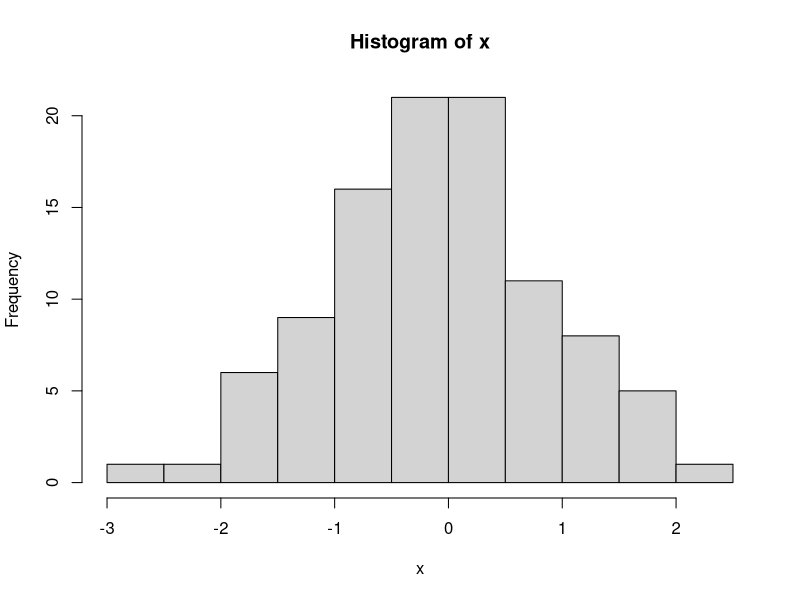
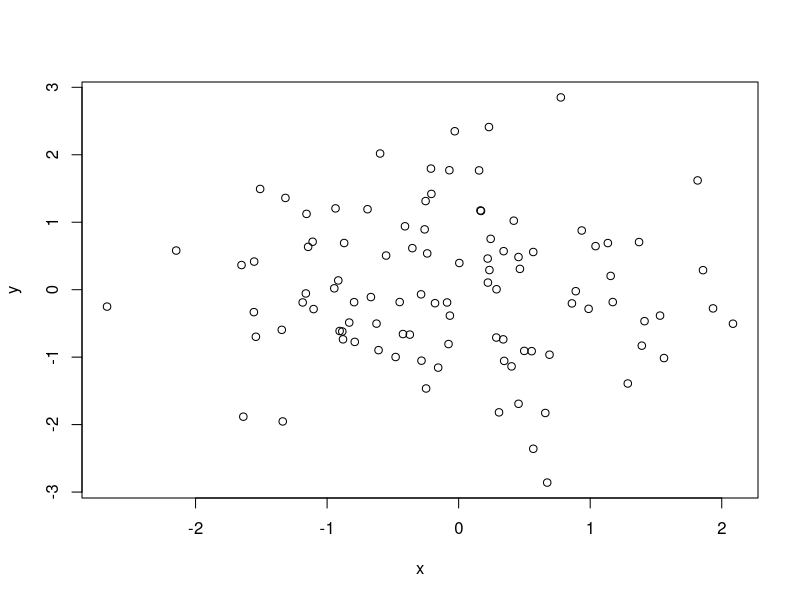
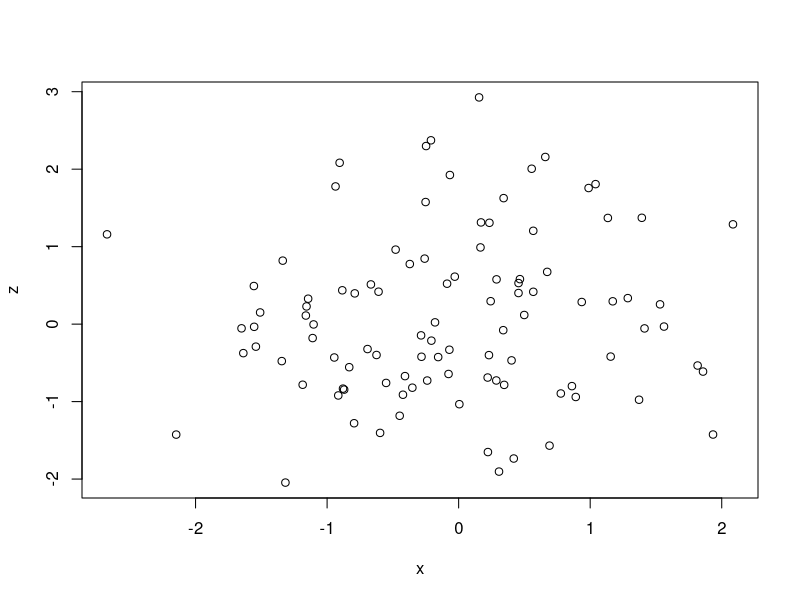
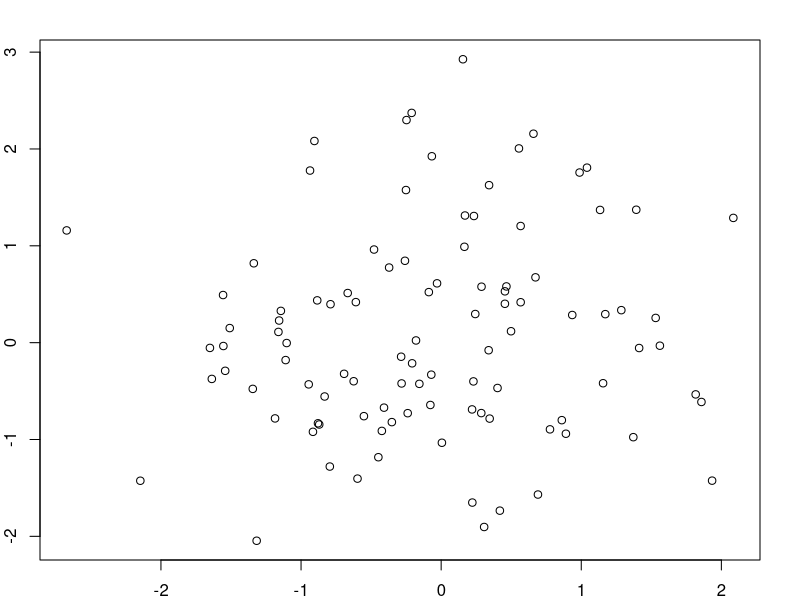
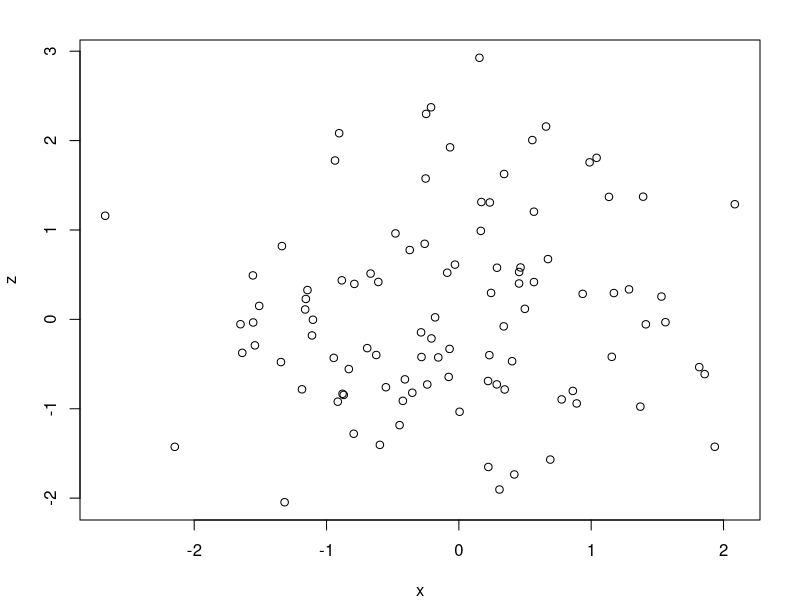
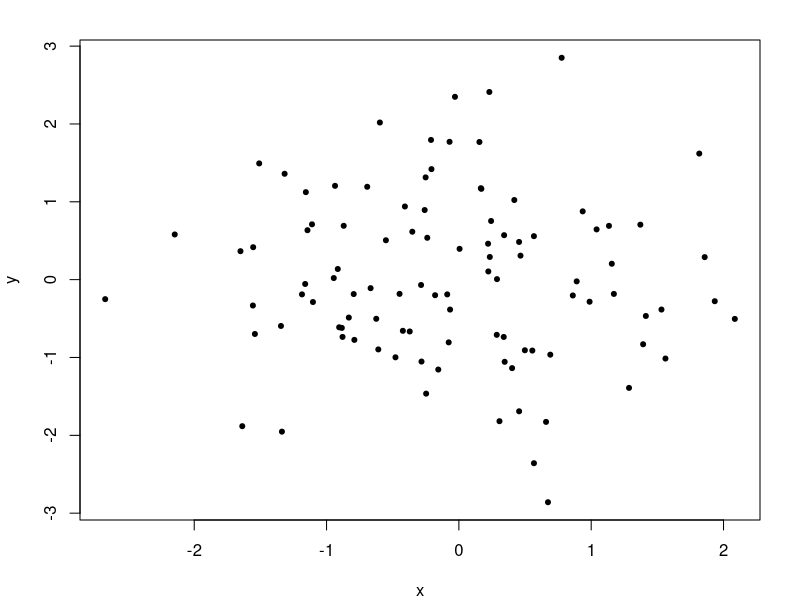
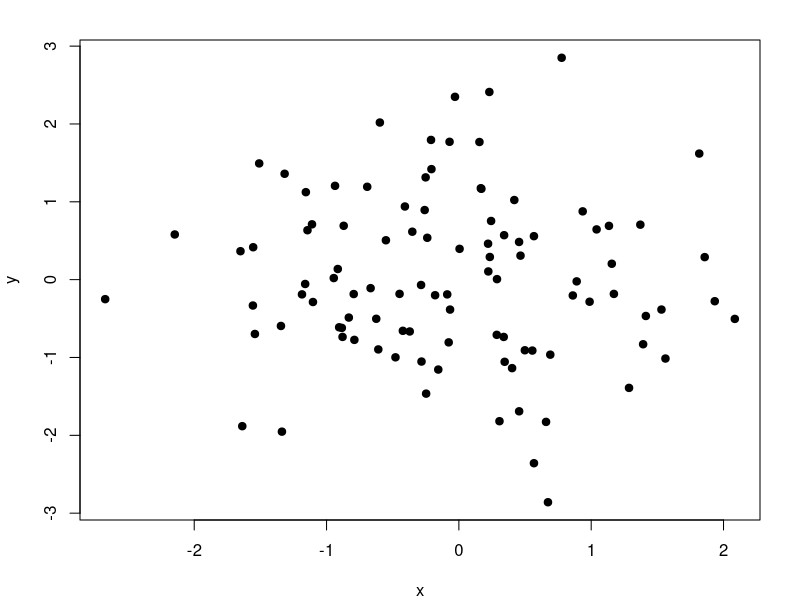
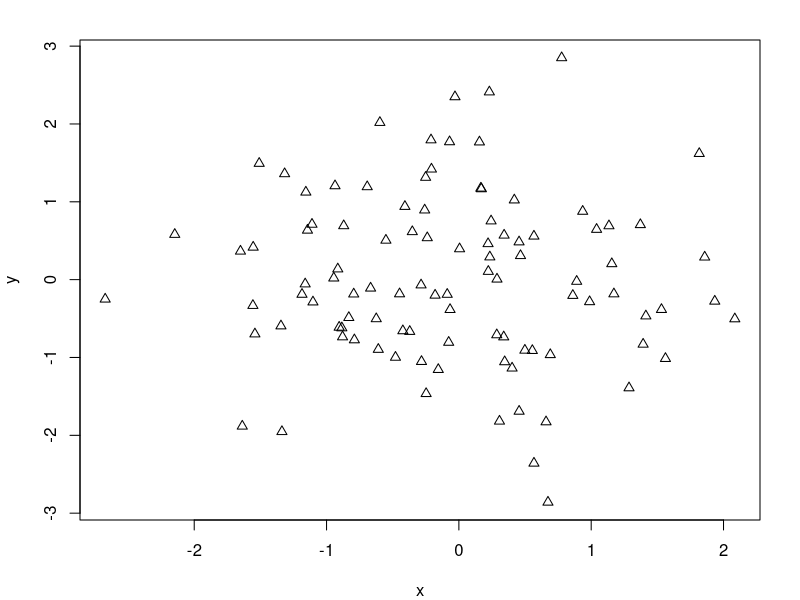

These figures' R source, in order:
## Exploratory Data Analysis
## Week 1 - Lesson 2: Plotting -- Base plotting demonstration

x <- rnorm(100)
hist(x)
y <- rnorm(100)
plot(x,y)
z <- rnorm(100)
plot(x,z)
par(mar = c(2,2,2,2))
plot(x,z)
par(mar = c(4,4,2,2))
plot(x,z)

plot(x,y, pch = 20)
plot(x,y, pch = 19)
plot(x,y, pch = 2)
plot(x,y, pch = 3)
plot(x,y, pch = 4)
example("points")

x <- rnorm(100)
y <- rnorm(100)
plot(x,y, pch=20)
title("Scatterplot X vs. Y")
text(-2, -2, "Label")
legend("topleft", legend = "Data", pch=20)

fit <- lm(y ~ x)
abline(fit)

abline(fit, lwd = 3)
abline(fit, lwd = 1, col = "blue")

plot(x,y, xlab = "Weight", ylab = "Height", main = "Scatterplot", pch = 20)
legend("topright", legend = "Data", pch = 20)
fit <- lm(y ~ x)
abline(fit, lwd = 3, col = "red")

z <- rpois(100,2)
par(mfrow  = c(2,1))
plot(x, y, pch = 20)
plot(x,z,pch=4)
par("mar")


